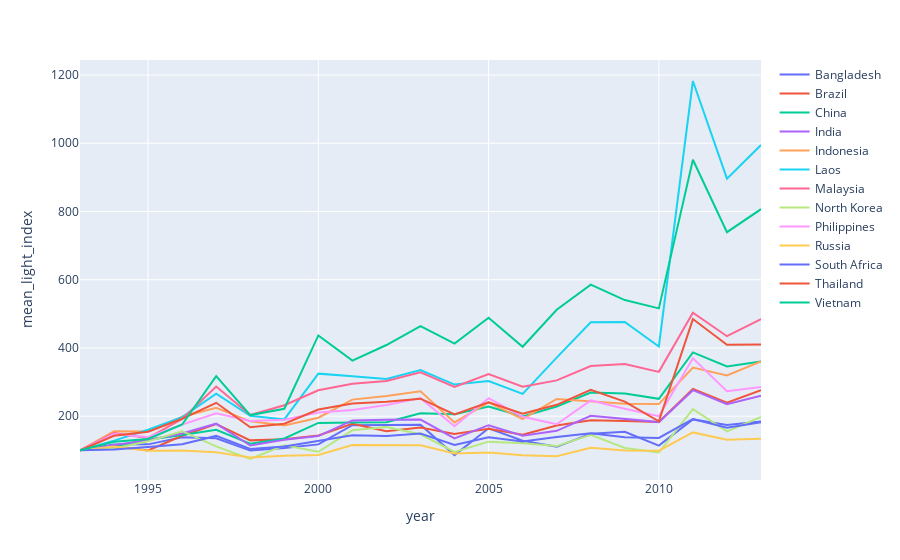

The notebook cell this image was saved under:
### Code cell
fig = px.line(df_dev_countries, x = 'year', y = 'mean_light_index', 
              color = 'ADMIN')
fig.for_each_annotation(lambda a: a.update(text=a.text.split("=")[1]))
fig.for_each_trace(lambda t: t.update(name=t.name.split("=")[1]))
fig.show()

### Figure 1 — Plotly figure (JSON) as saved in the notebook; plotly's stock layout.template omitted (floating-point values rounded to 4 significant figures)
{"data": [{"hoverlabel": {"namelength": 0}, "hovertemplate": "ADMIN=Bangladesh<br>year=%{x}<br>mean_light_index=%{y}", "legendgroup": "ADMIN=Bangladesh", "line": {"color": "#636efa", "dash": "solid"}, "mode": "lines", "name": "Bangladesh", "showlegend": true, "type": "scatter", "x": [1993, 1994, 1995, 1996, 1997, 1998, 1999, 2000, 2001, 2002, 2003, 2004, 2005, 2006, 2007, 2008, 2009, 2010, 2011, 2012, 2013], "xaxis": "x", "y": [100, 117.3, 117.4, 138.4, 135.1, 99.07, 106.6, 117.3, 173.5, 175.1, 174.6, 85.85, 164.5, 128.0, 110.2, 148.6, 154.5, 113.9, 190.5, 174.2, 184.2], "yaxis": "y"}, {"hoverlabel": {"namelength": 0}, "hovertemplate": "ADMIN=Brazil<br>year=%{x}<br>mean_light_index=%{y}", "legendgroup": "ADMIN=Brazil", "line": {"color": "#EF553B", "dash": "solid"}, "mode": "lines", "name": "Brazil", "showlegend": true, "type": "scatter", "x": [1993, 1994, 1995, 1996, 1997, 1998, 1999, 2000, 2001, 2002, 2003, 2004, 2005, 2006, 2007, 2008, 2009, 2010, 2011, 2012, 2013], "xaxis": "x", "y": [100, 112.5, 99.57, 142.7, 176.6, 129.1, 132.3, 143.5, 177.9, 156.0, 167.0, 147.5, 163.1, 145.5, 172.7, 188.4, 185.8, 182.8, 279.6, 239.3, 275.9], "yaxis": "y"}, {"hoverlabel": {"namelength": 0}, "hovertemplate": "ADMIN=China<br>year=%{x}<br>mean_light_index=%{y}", "legendgroup": "ADMIN=China", "line": {"color": "#00cc96", "dash": "solid"}, "mode": "lines", "name": "China", "showlegend": true, "type": "scatter", "x": [1993, 1994, 1995, 1996, 1997, 1998, 1999, 2000, 2001, 2002, 2003, 2004, 2005, 2006, 2007, 2008, 2009, 2010, 2011, 2012, 2013], "xaxis": "x", "y": [100, 110.1, 131.0, 144.5, 160.4, 119.5, 134.6, 180.2, 181.8, 182.1, 208.4, 205.6, 228.4, 199.3, 228.5, 269.2, 266.6, 250.8, 386.9, 345.9, 360.3], "yaxis": "y"}, {"hoverlabel": {"namelength": 0}, "hovertemplate": "ADMIN=India<br>year=%{x}<br>mean_light_index=%{y}", "legendgroup": "ADMIN=India", "line": {"color": "#ab63fa", "dash": "solid"}, "mode": "lines", "name": "India", "showlegend": true, "type": "scatter", "x": [1993, 1994, 1995, 1996, 1997, 1998, 1999, 2000, 2001, 2002, 2003, 2004, 2005, 2006, 2007, 2008, 2009, 2010, 2011, 2012, 2013], "xaxis": "x", "y": [100, 116.2, 130.2, 149.0, 178.0, 114.0, 130.9, 141.6, 187.7, 189.6, 190.2, 135.1, 173.6, 143.0, 157.0, 201.3, 191.4, 182.6, 276.3, 235.2, 260.0], "yaxis": "y"}, {"hoverlabel": {"namelength": 0}, "hovertemplate": "ADMIN=Indonesia<br>year=%{x}<br>mean_light_index=%{y}", "legendgroup": "ADMIN=Indonesia", "line": {"color": "#FFA15A", "dash": "solid"}, "mode": "lines", "name": "Indonesia", "showlegend": true, "type": "scatter", "x": [1993, 1994, 1995, 1996, 1997, 1998, 1999, 2000, 2001, 2002, 2003, 2004, 2005, 2006, 2007, 2008, 2009, 2010, 2011, 2012, 2013], "xaxis": "x", "y": [100, 156.1, 154.9, 198.4, 224.4, 184.8, 172.7, 195.4, 248.6, 259.0, 273.1, 181.5, 240.5, 191.3, 250.6, 243.3, 236.4, 235.5, 342.3, 319.4, 360.3], "yaxis": "y"}, {"hoverlabel": {"namelength": 0}, "hovertemplate": "ADMIN=Laos<br>year=%{x}<br>mean_light_index=%{y}", "legendgroup": "ADMIN=Laos", "line": {"color": "#19d3f3", "dash": "solid"}, "mode": "lines", "name": "Laos", "showlegend": true, "type": "scatter", "x": [1993, 1994, 1995, 1996, 1997, 1998, 1999, 2000, 2001, 2002, 2003, 2004, 2005, 2006, 2007, 2008, 2009, 2010, 2011, 2012, 2013], "xaxis": "x", "y": [100, 128.4, 160.2, 197.2, 265.7, 201.3, 190.6, 324.6, 317.1, 309.3, 335.1, 292.6, 302.8, 265.5, 371.5, 475.1, 475.9, 404.4, 1182.0, 896.2, 994.9], "yaxis": "y"}, {"hoverlabel": {"namelength": 0}, "hovertemplate": "ADMIN=Malaysia<br>year=%{x}<br>mean_light_index=%{y}", "legendgroup": "ADMIN=Malaysia", "line": {"color": "#FF6692", "dash": "solid"}, "mode": "lines", "name": "Malaysia", "showlegend": true, "type": "scatter", "x": [1993, 1994, 1995, 1996, 1997, 1998, 1999, 2000, 2001, 2002, 2003, 2004, 2005, 2006, 2007, 2008, 2009, 2010, 2011, 2012, 2013], "xaxis": "x", "y": [100, 150.2, 136.1, 191.7, 287.0, 203.6, 232.0, 276.1, 295.2, 302.9, 328.7, 286.1, 323.6, 286.2, 305.0, 347.1, 353.1, 329.9, 503.1, 434.4, 484.2], "yaxis": "y"}, {"hoverlabel": {"namelength": 0}, "hovertemplate": "ADMIN=North Korea<br>year=%{x}<br>mean_light_index=%{y}", "legendgroup": "ADMIN=North Korea", "line": {"color": "#B6E880", "dash": "solid"}, "mode": "lines", "name": "North Korea", "showlegend": true, "type": "scatter", "x": [1993, 1994, 1995, 1996, 1997, 1998, 1999, 2000, 2001, 2002, 2003, 2004, 2005, 2006, 2007, 2008, 2009, 2010, 2011, 2012, 2013], "xaxis": "x", "y": [100, 105.3, 126.3, 156.0, 111.3, 74.49, 114.9, 95.78, 158.7, 168.5, 146.9, 95.23, 125.4, 120.5, 112.3, 145.6, 106.8, 93.41, 220.4, 155.6, 198.1], "yaxis": "y"}, {"hoverlabel": {"namelength": 0}, "hovertemplate": "ADMIN=Philippines<br>year=%{x}<br>mean_light_index=%{y}", "legendgroup": "ADMIN=Philippines", "line": {"color": "#FF97FF", "dash": "solid"}, "mode": "lines", "name": "Philippines", "showlegend": true, "type": "scatter", "x": [1993, 1994, 1995, 1996, 1997, 1998, 1999, 2000, 2001, 2002, 2003, 2004, 2005, 2006, 2007, 2008, 2009, 2010, 2011, 2012, 2013], "xaxis": "x", "y": [100, 148.0, 139.0, 175.4, 208.5, 186.2, 189.5, 210.9, 218.3, 233.0, 252.9, 170.4, 253.0, 198.1, 176.2, 246.1, 221.6, 200.2, 369.9, 273.0, 285.6], "yaxis": "y"}, {"hoverlabel": {"namelength": 0}, "hovertemplate": "ADMIN=Russia<br>year=%{x}<br>mean_light_index=%{y}", "legendgroup": "ADMIN=Russia", "line": {"color": "#FECB52", "dash": "solid"}, "mode": "lines", "name": "Russia", "showlegend": true, "type": "scatter", "x": [1993, 1994, 1995, 1996, 1997, 1998, 1999, 2000, 2001, 2002, 2003, 2004, 2005, 2006, 2007, 2008, 2009, 2010, 2011, 2012, 2013], "xaxis": "x", "y": [100, 111.1, 98.37, 99.2, 94.16, 78.87, 84.01, 86.3, 115.4, 115.0, 114.8, 90.89, 93.37, 85.75, 82.6, 107.2, 99.69, 98.81, 152.4, 131.1, 134.2], "yaxis": "y"}, {"hoverlabel": {"namelength": 0}, "hovertemplate": "ADMIN=South Africa<br>year=%{x}<br>mean_light_index=%{y}", "legendgroup": "ADMIN=South Africa", "line": {"color": "#636efa", "dash": "solid"}, "mode": "lines", "name": "South Africa", "showlegend": true, "type": "scatter", "x": [1993, 1994, 1995, 1996, 1997, 1998, 1999, 2000, 2001, 2002, 2003, 2004, 2005, 2006, 2007, 2008, 2009, 2010, 2011, 2012, 2013], "xaxis": "x", "y": [100, 102.2, 109.9, 117.7, 142.2, 104.0, 111.0, 127.1, 143.8, 141.6, 148.9, 115.8, 138.3, 126.0, 139.0, 149.7, 138.2, 136.2, 191.9, 166.1, 182.2], "yaxis": "y"}, {"hoverlabel": {"namelength": 0}, "hovertemplate": "ADMIN=Thailand<br>year=%{x}<br>mean_light_index=%{y}", "legendgroup": "ADMIN=Thailand", "line": {"color": "#EF553B", "dash": "solid"}, "mode": "lines", "name": "Thailand", "showlegend": true, "type": "scatter", "x": [1993, 1994, 1995, 1996, 1997, 1998, 1999, 2000, 2001, 2002, 2003, 2004, 2005, 2006, 2007, 2008, 2009, 2010, 2011, 2012, 2013], "xaxis": "x", "y": [100, 142.4, 154.6, 192.4, 239.2, 167.4, 177.8, 219.6, 237.1, 242.1, 251.2, 205.0, 240.5, 207.3, 233.3, 277.5, 242.8, 184.9, 484.7, 409.6, 410.4], "yaxis": "y"}, {"hoverlabel": {"namelength": 0}, "hovertemplate": "ADMIN=Vietnam<br>year=%{x}<br>mean_light_index=%{y}", "legendgroup": "ADMIN=Vietnam", "line": {"color": "#00cc96", "dash": "solid"}, "mode": "lines", "name": "Vietnam", "showlegend": true, "type": "scatter", "x": [1993, 1994, 1995, 1996, 1997, 1998, 1999, 2000, 2001, 2002, 2003, 2004, 2005, 2006, 2007, 2008, 2009, 2010, 2011, 2012, 2013], "xaxis": "x", "y": [100, 124.8, 133.1, 175.6, 317.3, 203.3, 221.8, 436.7, 362.8, 408.5, 464.3, 412.6, 488.7, 403.5, 512.1, 585.7, 540.3, 516.0, 951.7, 739.3, 806.8], "yaxis": "y"}], "layout": {"autosize": true, "legend": {"tracegroupgap": 0}, "margin": {"t": 60}, "xaxis": {"anchor": "y", "autorange": true, "domain": [0, 1], "range": [1993, 2013], "title": {"text": "year"}, "type": "linear"}, "yaxis": {"anchor": "x", "autorange": true, "domain": [0, 1], "range": [12.93, 1244.0], "title": {"text": "mean_light_index"}, "type": "linear"}}}
